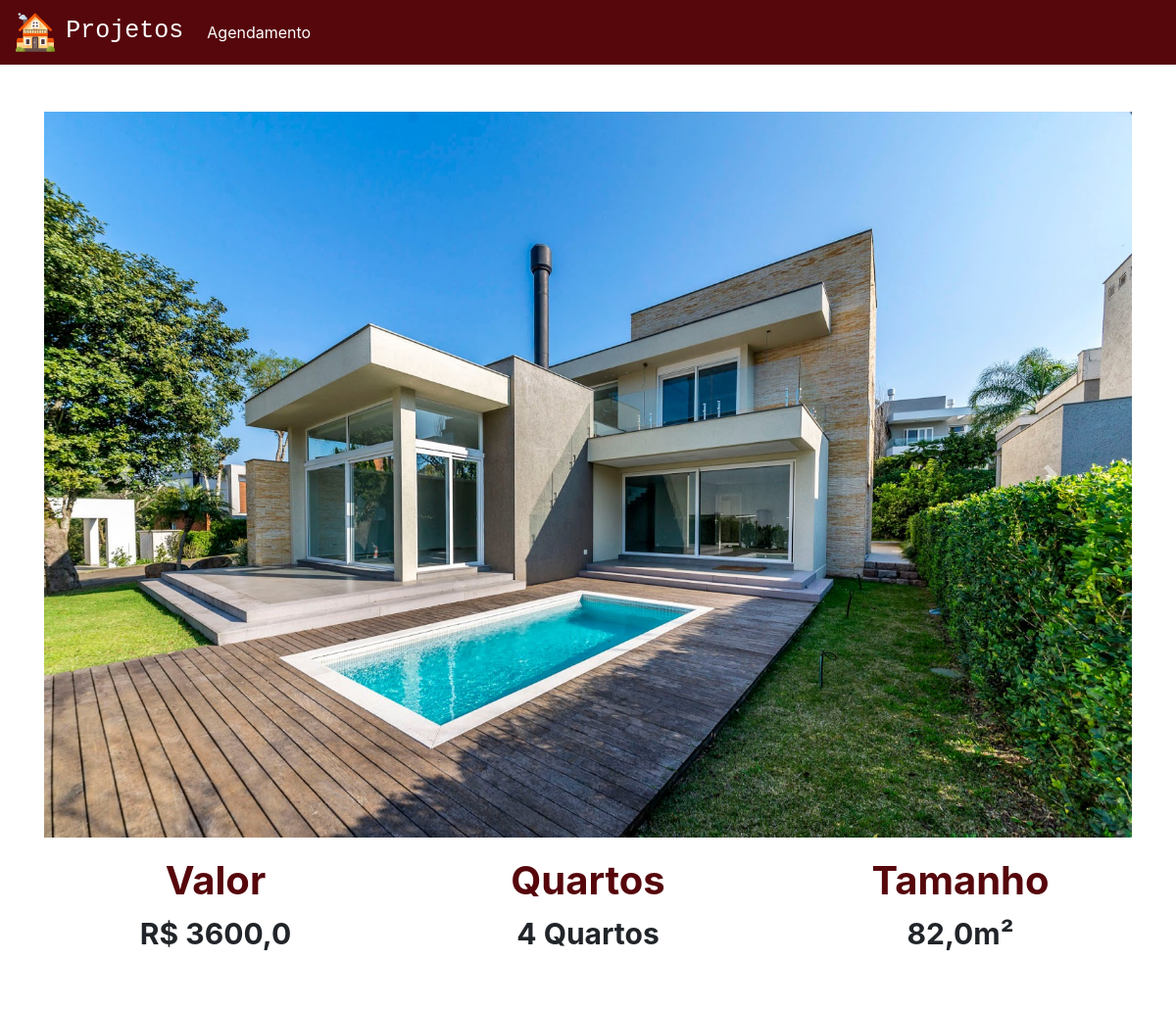
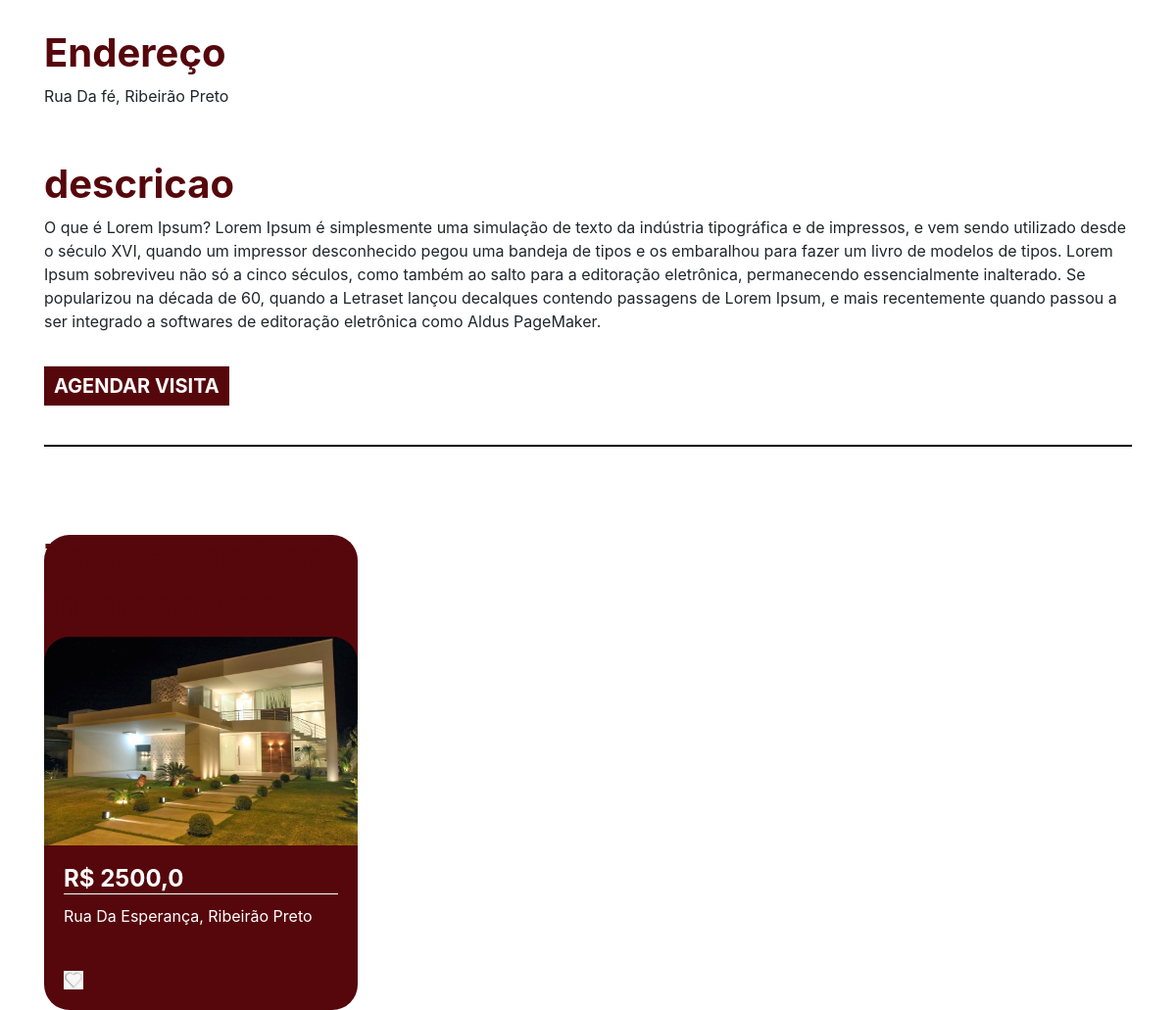
The app's page /imovel/3 (signed in) with its own data (2 pictures, top to bottom).
### plataforma/models.py (models this page shows, shortened)
class Imagem(models.Model):
    img = models.ImageField(upload_to='img')
    def __str__(self) -> str:
        return self.img.url

class Imoveis(models.Model):
    choices = (('V', 'Venda'),
               ('A', 'Aluguel'))
    choices_imovel = (('A', 'Apartamento'),
                      ('C', 'Casa'))
    imagens = models.ManyToManyField(Imagem)
    valor = models.FloatField()
    quartos = models.IntegerField()
    tamanho = models.FloatField()
    cidade = models.ForeignKey(Cidade, on_delete=models.DO_NOTHING)
    rua = models.CharField(max_length=50)
    tipo = models.CharField(max_length=1, choices=choices)
    tipo_imovel = models.CharField(max_length=1, choices=choices_imovel)
    numero = models.IntegerField()
    descricao = models.TextField()
    dias_visita = models.ManyToManyField(DiasVisita)
    horarios = models.ManyToManyField(Horario)

class Cidade(models.Model):
    nome = models.CharField(max_length=30)
    def __str__(self) -> str:
        return self.nome

### plataforma/views.py (the view)
# urls.py: path('imovel/<str:id>', views.imovel, name="imovel"),
def imovel(request, id):
    imovel = get_object_or_404(Imoveis, id=id)
    sugestoes = Imoveis.objects.filter(cidade=imovel.cidade).exclude(id=id)[:2]
    return render(request, 'imovel.html', {'imovel': imovel, 'sugestoes': sugestoes})

### plataforma/models.py (called while the page is built)
    def __str__(self) -> str:
        return self.dia

    def __str__(self) -> str:
        return str(self.horario)

### plataforma/templates/imovel.html (shortened to what this page needs)
{% extends 'base.html' %}
{% load static %}
{% block 'head' %}
<link rel="stylesheet" href="{% static 'plataforma/css/home.css' %}">
{% endblock %}
{% block 'body' %}
<div style="text-align: center" class="container">
<br>
<br>
<div id="carouselExampleControls" class="carousel slide" data-ride="carousel">
<div class="carousel-inner">
{% for img in imovel.imagens.all %}
<div class="carousel-item {% if forloop.first %} active {% endif %}" >
<img class="d-block w-100" src="{{img}}" alt="First slide">
</div>
{% endfor %}
</div>
<a class="carousel-control-prev" href="#carouselExampleControls" role="button" data-slide="prev">
<span class="carousel-control-prev-icon" aria-hidden="true"></span>
</a>
<a class="carousel-control-next" href="#carouselExampleControls" role="button" data-slide="next">
<span class="carousel-control-next-icon" aria-hidden="true"></span>
</a>
</div>
<div class="row">
<div class="col-md">
<h3 class="titulo_especificacao">Valor</h3>
<p class="especificacao">R$ {{imovel.valor}}</p>
</div>
<div class="col-md">
<h3 class="titulo_especificacao">Quartos</h3>
<p class="especificacao">{{imovel.quartos}} Quartos</p>
</div>
<div class="col-md">
<h3 class="titulo_especificacao">Tamanho</h3>
<p class="especificacao">{{imovel.tamanho}}m²</p>
</div>
</div>
<br>
<br>
<div style="text-align: left">
<h3 class="titulo_especificacao">Endereço</h3>
<p class="especificacao_endereco">{{imovel.rua}}, {{imovel.cidade }}</p>
</div>
<br>
<div style="text-align: left">
<h3 class="titulo_especificacao">descricao</h3>
<p class="especificacao_endereco">{{imovel.descricao}}</p>
<br>
<button class="btn_agendar_visita" data-toggle="modal" data-target="#exampleModal">AGENDAR VISITA</button>
<br>
<br>
</div>
<hr style="border: 1px solid black">
<br>
<div class="div_possivel_interesse">
<h3 class="titulo_especificacao">Talvez você se interesse por</h3>
<div class="row">
{% for sugestao in sugestoes %}
<div class="col-md cont">
<div class="card_imovel">
<img class="img_capa_imovel" src="{{sugestao.imagens.all.0.img.url}}">
<div class="informacoes_imoveis">
<a class="a_none" href="{% url 'imovel' sugestao.id %}"><h4 class="valor">R$ {{sugestao.valor}}</h4></a>
<p>{{sugestao.rua}}, {{sugestao.cidade}}</p>
<br>
<img width="7%" src="{% static 'plataforma/img/heart.png' %}">
</div>
</div>
</div>
{% endfor %}
</div>
</div>
</div>
{% endblock %}

### templates/static/plataforma/css/home.css (style rules this page uses)
.img_capa_imovel { width: 100%; border-top-left-radius: 26px; border-top-right-radius: 26px; }
.informacoes_imoveis { padding: 20px; color: white; }
.valor { font-weight: bold; border-bottom: 1px solid white; margin-bottom: 10px; }
.especificacao_endereco { font-size: 16px; margin-bottom: 10px; }
.a_none { color: white; }
.titulo_especificacao { color: #56070c; font-weight: bold; margin-top: 20px; font-size: 40px; }
.especificacao { font-size: 30px; font-weight: bold; }
.btn_agendar_visita { border: none; background-color: #56070c; color: white; font-weight: bold; font-size: 20px; padding: 5px 10px; }
.div_possivel_interesse { text-align: left; background-color:#56070c; width: 20rem; margin-top: 50px; border-radius: 26px; }

### records on screen
Imagem: img (picture)
Imoveis: valor "3600,0", quartos "4", tamanho "82,0", rua "Rua Da fé", cidade "Ribeirão Preto", descricao "O que é Lorem Ipsum? Lorem Ipsum é simplesmente uma simulação de texto da indústria tipográfica e de impressos, e vem sendo utilizado desde o século XVI, quando um impressor desconhecido pegou uma bandeja de tipos e os embaralhou para fazer um livro de modelos de tipos. Lorem Ipsum sobreviveu não só a cinco séculos, como também ao salto para a editoração eletrônica, permanecendo essencialmente inalterado. Se popularizou na década de 60, quando a Letraset lançou decalques contendo passagens de Lorem Ipsum, e mais recentemente quando passou a ser integrado a softwares de editoração eletrônica como Aldus PageMaker."
Imoveis: imagens.all.0.img (picture), valor "2500,0", rua "Rua Da Esperança", cidade "Ribeirão Preto"
